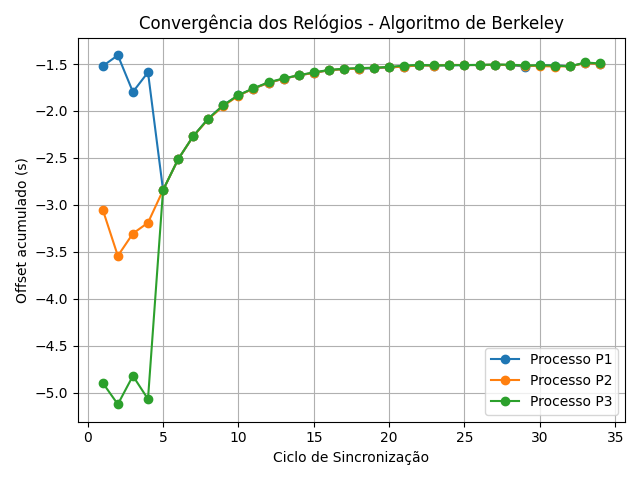

Source code (Python):
import glob
import csv
import matplotlib.pyplot as plt


def ler_dados():
    dados = {}
    for arquivo in glob.glob("offset_*.csv"):
        processo = arquivo.replace("offset_", "").replace(".csv", "")
        ciclos, offsets = [], []
        try:
            with open(arquivo, "r") as f:
                reader = csv.DictReader(f)
                for row in reader:
                    ciclos.append(int(row["cycle"]))
                    offsets.append(float(row["offset"]))
            dados[processo] = (ciclos, offsets)
        except Exception as e:
            print(f"Erro ao ler {arquivo}: {e}")
    return dados


def plotar(dados):
    plt.figure()
    for processo, (ciclos, offsets) in dados.items():
        plt.plot(ciclos, offsets, marker="o", label=f"Processo {processo}")
    plt.xlabel("Ciclo de Sincronização")
    plt.ylabel("Offset acumulado (s)")
    plt.title("Convergência dos Relógios - Algoritmo de Berkeley")
    plt.grid(True)
    plt.legend()
    plt.tight_layout()
    plt.savefig("grafico_offsets.png")
    plt.show()


if __name__ == "__main__":
    dados = ler_dados()
    if not dados:
        print("Nenhum arquivo offset_*.csv encontrado.")
    else:
        plotar(dados)
